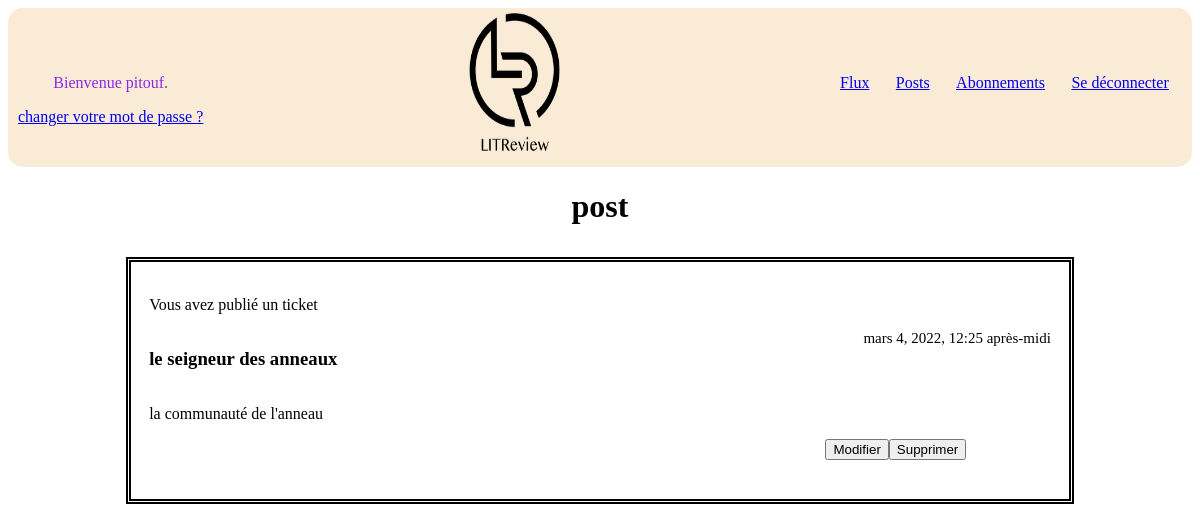
The page /posts/ (signed in) on the database its author committed.
### core/models.py (models this page shows)
class CustomUser(AbstractUser):
    pass

### ticketing/models.py (models this page shows, shortened)
class Ticket(models.Model):
    title = models.fields.CharField(max_length=128)
    description = models.fields.TextField(max_length=2048, blank=True)
    user = models.ForeignKey(
        to=settings.AUTH_USER_MODEL,
        on_delete=models.CASCADE)
    image = models.ImageField(null=True, blank=True)
    time_created = models.fields.DateTimeField(auto_now_add=True)
    @property
    def type(self):
        return "ticket"

### ticketing/views.py (the view)
# urls.py: path('posts/', ticketing.views.posts, name='posts'),
@login_required
def posts(request):
    tickets = models.Ticket.objects.filter(user=request.user)
    reviews = models.Review.objects.filter(user=request.user)
    posts = list(tickets) + list(reviews)
    posts.sort(key=lambda x: x.time_created, reverse=True)
    context = {'posts': posts}
    return render(request, 'ticketing/posts.html', context)

### ticketing/templates/ticketing/posts.html (shortened to what this page needs)
{% extends 'base.html' %}
{% block content %}
    <h1>post</h1>
    {% for post in posts %}
        <div class = "post">
            {% if post.type == "ticket" %}
                <p> Vous avez publié un ticket </p>
                {% include "ticket.html" %}
            {% elif post.type == "review" %}
                {% include "review.html" %}
            {% endif %}
            <div class="envoyer">
                <form method="GET" action="{% url 'post-update' post.type post.id %}">
                    <button type='submit'>Modifier</button>
                </form>
                <form method="GET" action="{% url 'post-delete' post.type post.id %}">
                    <button type='submit'>Supprimer</button>
                </form>
            </div>
        </div>
    {% endfor %}
{% endblock content %}

### templates/base.html (shortened to what this page needs)
{% load static %}
<html>
    <head>
        <link rel="stylesheet" href="{% static 'css/style.css' %}">
    </head>
    <body>
        <nav class="conteneur_nav">
            <img id="logo" src="{% static 'LitReview/logo.png' %}" alt="logo LitReview" width="100px" height="150px">
            <div class="bienvenue">
                {% if user.is_authenticated %}
                    <p>Bienvenue {{ request.user }}.</p>
                    <p><a href="{% url 'password_change' %}">changer votre mot de passe ?</a></p>
            </div>
            <div class="nav">
                <p><a href="{% url 'home' %}">Flux</a></p>
                <p><a href="{% url 'posts' %}">Posts</a></p>
                <p><a href="{% url 'subcription' %}">Abonnements</a></p>
                <p><a href="{% url 'logout' %}">Se déconnecter</a></p>
            </div>
            {% endif %}
        </nav>
        <div class="main">
            {% block content %}{% endblock content %}
        </div>
    </body>
</html>

### templates/ticket.html (shortened to what this page needs)
<div class="en_tete">
    <h3>{{ post.title}}</h2>
    <span>{{ post.time_created }}</span>
</div>
<p>{{ post.description }}</p>

### static/css/style.css (style rules this page uses)
body { display: flex; flex-direction: column; }
h1 { text-align: center; }
.envoyer { margin: 0 0 5 75%; display: flex; }
.en_tete { display: flex; justify-content: space-between; }
span { font-size: 15px; font-weight: normal; }
.main { display: flex; flex-direction: column; }
.conteneur_nav { background-color: antiquewhite; color: blueviolet; display: flex; flex-direction: row; justify-content: space-between; border-radius: 15px; }
.nav { display: flex; width: 30%; justify-content: space-around; order:3; padding: 50 10 25; }
.bienvenue { order: 1; padding: 50 10 25; text-align: center; }
#logo { order: 2 }
.post { border:5px double black; margin: 10 10%; color: black; padding: 1.5%; }

### rows shown on the page
CustomUser: user "pitouf"
Ticket: title "le seigneur des anneaux", time_created "mars 4, 2022, 12:25 après-midi", description "la communauté de l'anneau"
